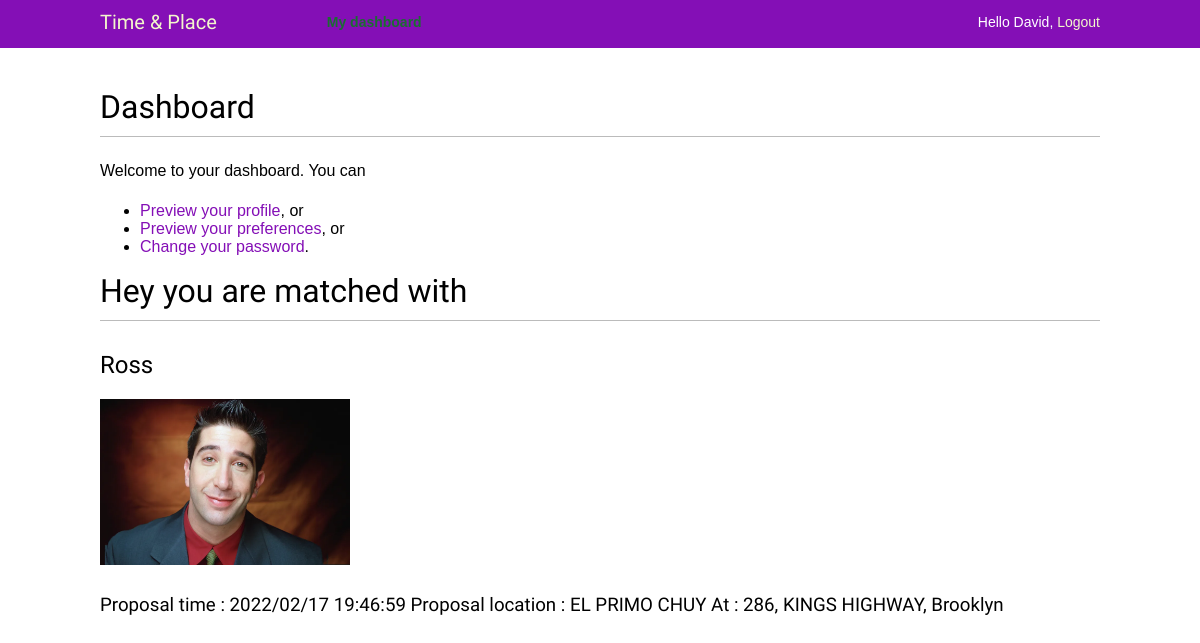
/account/ (signed in), run on the app's committed database.
### account/models.py (models this page shows, shortened)
class Profile(models.Model):
    user = models.OneToOneField(settings.AUTH_USER_MODEL,
                                on_delete=models.CASCADE)
    date_of_birth = models.DateField(blank=True, null=True, default=date.today())
    photo = models.ImageField(upload_to='users/%Y/%m/%d/',
                        blank=True,
                        default='users/default/user-default.png')
    occupation = models.CharField(max_length = 50,blank=True, null=True)
    proposal_time = models.CharField(max_length = 50,blank=True, null=True)
    about_me = models.CharField(max_length = 100,blank=True, null=True)
    gender_choices = (('Woman', 'Woman'), ('Man', 'Man'), ('Transgender', 'Transgender'), ('Non-binary', 'Non-binary'))
    gender_identity = models.CharField(max_length = 15, choices = gender_choices, blank = True, default="N/A")
    orientation_choices = (('Lesbian', 'Lesbian'), ('Gay', 'Gay'), ('Bisexual', 'Bisexual'), ('Queer', 'Queer'), ('Asexual', 'Asexual'), ('Straight', 'Straight'),('Other', 'Other'))
    sexual_orientation = models.CharField(max_length = 15, choices = orientation_choices, blank = True, default="N/A")
    age_preference_min = models.IntegerField(blank=True, null=True)
    age_preference_max = models.IntegerField(blank=True, null=True)
    gender_preference = models.CharField(max_length = 15, choices = gender_choices, blank = True)
    orientation_preference = models.CharField(max_length = 15, choices = orientation_choices, blank = True)
    boro = models.ForeignKey(Boro,on_delete=models.SET_NULL, blank=True, null=True)
    cusine = models.ForeignKey(Cusine,on_delete=models.SET_NULL, blank=True, null=True)
    location_dropdown  = models.ForeignKey(newLocation,on_delete=models.SET_NULL, blank=True, null=True)
    likes = models.ManyToManyField(
        "self",
        related_name="liked_by",
        symmetrical=False,
        blank=True
    )
    hides = models.ManyToManyField(
        "self",
        related_name="hidden_by",
        symmetrical=False,
        blank=True
    )
    declines = models.ManyToManyField(
        "self",
        related_name="declined_by",
        symmetrical=False,
        blank=True
    )
    matches = models.ManyToManyField(
        "self",
        related_name="matched_with",
        symmetrical=False,
        blank=True
    )

class newLocation(models.Model):
    DBA = models.CharField(max_length=255,blank=True,null=True)
    BORO = models.ForeignKey(Boro,on_delete=models.SET_NULL, blank=True, null=True)
    BUILDING = models.CharField(max_length=255,blank=True,null=True)
    STREET = models.CharField(max_length = 255,blank=True,null=True)
    ZIPCODE = models.CharField(max_length=255,blank=True,null=True)
    PHONE = models.CharField(max_length=255,blank=True,null=True)
    CUISINE = models.ForeignKey(Cusine,on_delete=models.SET_NULL, blank=True, null=True)
    LATITUDE = models.CharField(max_length=255,blank=True,null=True)
    LONGITUDE = models.CharField(max_length=255,blank=True,null=True)
    def __str__(self):
        return f'{self.DBA} At : {self.BUILDING}, {self.STREET}, {self.BORO} '

class Boro(models.Model):
    boro = models.CharField(max_length=255,blank=True,null=True)
    def __str__(self):
        return self.boro

### account/views.py (the view)
# urls.py: path('', views.dashboard, name='dashboard'),
@login_required
def dashboard(request):
    user_profile = Profile.objects.get(user_id = request.user.id)
    return render(request,
                     'account/dashboard.html',
                     {'section': 'dashboard', "user_profile": user_profile})

### account/templates/account/dashboard.html (shortened to what this page needs)
{% extends "base.html" %}
   {% block content %}
     <h1>Dashboard</h1>
     <p>Welcome to your dashboard.
      You can
      <ul>
        <li>
          <a href="{% url 'profile' pk=user.id %}">Preview your profile</a>, or
        </li>
        <li>
          <a href="{% url 'preferences' pk=user.id %}">Preview your preferences</a>,  or
        </li>
        <li>
          <a href="{% url "password_change" %}">Change your password</a>.</p>
     {%if user_profile.matches.all.exists %}
     {%for user in user_profile.matches.all %}
     <h1> Hey you are matched with  </h1>
     <h2>{{user.user.first_name}}</h2>
     <p><img src="{{ user.photo.url }}" width="250px"></p>
     <div class="block">
      <h3 class="title is-4">
          Proposal time : {{user_profile.proposal_time}}
          Proposal location : {{user_profile.location_dropdown}}
      </h3>
      {% endfor %}
      {% endif %}
{% endblock %}

### account/templates/base.html (shortened to what this page needs)
{% load static %}
<!DOCTYPE html>
<html>
<head>
    <link href="{% static "account/base.css" %}" rel="stylesheet">
</head>
<body>
    <div id="header">
        <span class="logo">Time & Place</span>
        {% if request.user.is_authenticated %}
                <ul class="menu">
                    <li {% if section == "dashboard" %}class="selected"{% endif %}>
                    <a href="{% url "dashboard" %}">My dashboard</a>
                    </li>
                </ul>
            {% endif %}
                <span class="user">
                {% if request.user.is_authenticated %}
                    Hello {{ request.user.first_name }},
                    <a href="{% url "logout" %}">Logout</a>
                {% else %}
                    <a href="{% url "login" %}">Log-in</a>
                {% endif %}
        </span>
    </div>
    <div id="content">
    {% block content %}
    {% endblock %}
</body>

### account/static/account/base.css (style rules this page uses)
body { margin:0; padding:0; font-family:helvetica, sans-serif; }
p { line-height: 1.8; }
a { color:#840fb6; text-decoration:none; }
h1, h2, h3, h4, h5 , h6 { font-family: 'Muli', sans-serif; font-weight:normal; }
h1 { border-bottom:1px solid #bbb; padding:0 0 10px 0; margin:10px 0 20px 0; }
h2 { margin:30px 0 20px; }
#header { padding:10px 100px; font-size:14px; background:#840fb6; color:#fff; border-bottom:4px solid #840fb6; overflow:auto; }
#header .logo { font-family: 'Muli', sans-serif; float:left; color:#f3f7cc; font-size:20px; margin-right:10%; }
#header ul.menu { list-style:none; float:left; margin:0; padding:0; }
#header ul.menu li { float:left; padding:4px 10px; }
#header ul.menu li.selected a, #header ul.menu li.selected a:hover { color:#1b6d32; font-weight:bold; }
#header a { color:#f3f7cc; }
#header .user { float:right; padding-top:4px; }
#content { padding:30px 100px; }

### data on the page
Profile: user.first_name "Ross", photo (picture)
Profile: proposal_time "2022/02/17 19:46:59", location_dropdown "EL PRIMO CHUY At : 286, KINGS HIGHWAY, Brooklyn"

### other printed values
{{ request.user.first_name }} "David"
